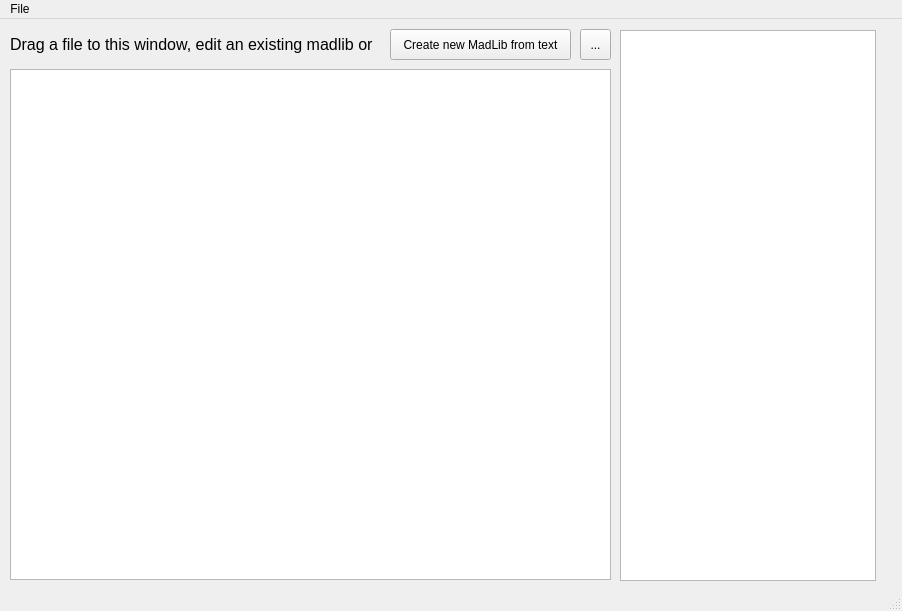
<?xml version="1.0" encoding="UTF-8"?>
<ui version="4.0">
 <class>MainWindow</class>
 <widget class="QMainWindow" name="MainWindow">
  <property name="windowModality">
   <enum>Qt::NonModal</enum>
  </property>
  <property name="geometry">
   <rect>
    <x>0</x>
    <y>0</y>
    <width>902</width>
    <height>611</height>
   </rect>
  </property>
  <property name="acceptDrops">
   <bool>true</bool>
  </property>
  <property name="windowTitle">
   <string>MainWindow</string>
  </property>
  <widget class="QWidget" name="centralwidget">
   <widget class="QToolButton" name="toolButton">
    <property name="geometry">
     <rect>
      <x>580</x>
      <y>10</y>
      <width>31</width>
      <height>31</height>
     </rect>
    </property>
    <property name="text">
     <string>...</string>
    </property>
   </widget>
   <widget class="QPushButton" name="madlib_editor_btn">
    <property name="geometry">
     <rect>
      <x>390</x>
      <y>10</y>
      <width>181</width>
      <height>31</height>
     </rect>
    </property>
    <property name="text">
     <string>Create new MadLib from text</string>
    </property>
   </widget>
   <widget class="QTextBrowser" name="textBrowser">
    <property name="geometry">
     <rect>
      <x>10</x>
      <y>50</y>
      <width>601</width>
      <height>511</height>
     </rect>
    </property>
    <property name="readOnly">
     <bool>true</bool>
    </property>
   </widget>
   <widget class="QListView" name="listView">
    <property name="geometry">
     <rect>
      <x>620</x>
      <y>11</y>
      <width>256</width>
      <height>551</height>
     </rect>
    </property>
   </widget>
   <widget class="QLabel" name="label">
    <property name="geometry">
     <rect>
      <x>10</x>
      <y>10</y>
      <width>371</width>
      <height>31</height>
     </rect>
    </property>
    <property name="font">
     <font>
      <pointsize>12</pointsize>
     </font>
    </property>
    <property name="text">
     <string>Drag a file to this window, edit an existing madlib or </string>
    </property>
   </widget>
  </widget>
  <widget class="QMenuBar" name="menubar">
   <property name="geometry">
    <rect>
     <x>0</x>
     <y>0</y>
     <width>902</width>
     <height>21</height>
    </rect>
   </property>
   <widget class="QMenu" name="menuFile">
    <property name="title">
     <string>File</string>
    </property>
    <addaction name="actionImport_source_file"/>
    <addaction name="actionImport_MadLib_File"/>
    <addaction name="separator"/>
    <addaction name="actionExit"/>
   </widget>
   <addaction name="menuFile"/>
  </widget>
  <widget class="QStatusBar" name="statusbar"/>
  <action name="actionImport_source_file">
   <property name="text">
    <string>Import source file</string>
   </property>
  </action>
  <action name="actionImport_MadLib_File">
   <property name="text">
    <string>Import MadLib File</string>
   </property>
  </action>
  <action name="actionExit">
   <property name="text">
    <string>Exit</string>
   </property>
  </action>
 </widget>
 <resources/>
 <connections/>
</ui>
